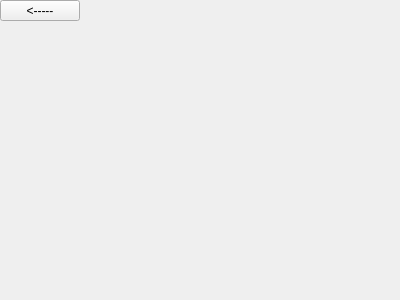
<?xml version="1.0" encoding="UTF-8"?>
<ui version="4.0">
 <class>gameWindow3Players</class>
 <widget class="QWidget" name="gameWindow3Players">
  <property name="geometry">
   <rect>
    <x>0</x>
    <y>0</y>
    <width>400</width>
    <height>300</height>
   </rect>
  </property>
  <property name="windowTitle">
   <string>Form</string>
  </property>
  <widget class="QPushButton" name="backWindowButton">
   <property name="geometry">
    <rect>
     <x>0</x>
     <y>0</y>
     <width>80</width>
     <height>21</height>
    </rect>
   </property>
   <property name="text">
    <string>&lt;-----</string>
   </property>
  </widget>
 </widget>
 <resources/>
 <connections/>
</ui>
